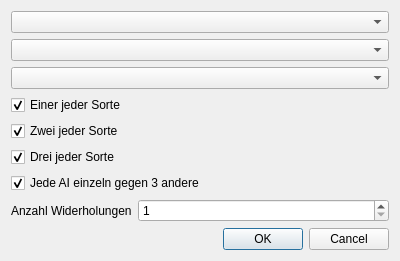
<?xml version="1.0" encoding="UTF-8"?>
<ui version="4.0">
 <class>DialogStartAIContestClass</class>
 <widget class="QDialog" name="DialogStartAIContestClass">
  <property name="geometry">
   <rect>
    <x>0</x>
    <y>0</y>
    <width>400</width>
    <height>257</height>
   </rect>
  </property>
  <property name="windowTitle">
   <string>Dialog</string>
  </property>
  <layout class="QFormLayout" name="formLayout">
   <item row="0" column="0" colspan="2">
    <widget class="QComboBox" name="comboBoxAI1"/>
   </item>
   <item row="1" column="0" colspan="2">
    <widget class="QComboBox" name="comboBoxAI2"/>
   </item>
   <item row="2" column="0" colspan="2">
    <widget class="QComboBox" name="comboBoxAI3"/>
   </item>
   <item row="3" column="0" colspan="2">
    <widget class="QCheckBox" name="checkBoxOne">
     <property name="text">
      <string>Einer jeder Sorte</string>
     </property>
     <property name="checked">
      <bool>true</bool>
     </property>
    </widget>
   </item>
   <item row="4" column="0" colspan="2">
    <widget class="QCheckBox" name="checkBoxTwo">
     <property name="text">
      <string>Zwei jeder Sorte</string>
     </property>
     <property name="checked">
      <bool>true</bool>
     </property>
    </widget>
   </item>
   <item row="5" column="0" colspan="2">
    <widget class="QCheckBox" name="checkBoxThree">
     <property name="text">
      <string>Drei jeder Sorte</string>
     </property>
     <property name="checked">
      <bool>true</bool>
     </property>
    </widget>
   </item>
   <item row="6" column="0" colspan="2">
    <widget class="QCheckBox" name="checkBoxOneAgainsThree">
     <property name="text">
      <string>Jede AI einzeln gegen 3 andere</string>
     </property>
     <property name="checked">
      <bool>true</bool>
     </property>
    </widget>
   </item>
   <item row="7" column="0">
    <widget class="QLabel" name="label">
     <property name="text">
      <string>Anzahl Widerholungen</string>
     </property>
    </widget>
   </item>
   <item row="7" column="1">
    <widget class="QSpinBox" name="spinBoxNumberOfIterations">
     <property name="minimum">
      <number>1</number>
     </property>
     <property name="maximum">
      <number>1000000</number>
     </property>
    </widget>
   </item>
   <item row="8" column="0" colspan="2">
    <widget class="QDialogButtonBox" name="buttonBox">
     <property name="orientation">
      <enum>Qt::Horizontal</enum>
     </property>
     <property name="standardButtons">
      <set>QDialogButtonBox::Cancel|QDialogButtonBox::Ok</set>
     </property>
    </widget>
   </item>
  </layout>
 </widget>
 <resources/>
 <connections>
  <connection>
   <sender>buttonBox</sender>
   <signal>accepted()</signal>
   <receiver>DialogStartAIContestClass</receiver>
   <slot>accept()</slot>
   <hints>
    <hint type="sourcelabel">
     <x>248</x>
     <y>254</y>
    </hint>
    <hint type="destinationlabel">
     <x>157</x>
     <y>274</y>
    </hint>
   </hints>
  </connection>
  <connection>
   <sender>buttonBox</sender>
   <signal>rejected()</signal>
   <receiver>DialogStartAIContestClass</receiver>
   <slot>reject()</slot>
   <hints>
    <hint type="sourcelabel">
     <x>316</x>
     <y>260</y>
    </hint>
    <hint type="destinationlabel">
     <x>286</x>
     <y>274</y>
    </hint>
   </hints>
  </connection>
 </connections>
</ui>
